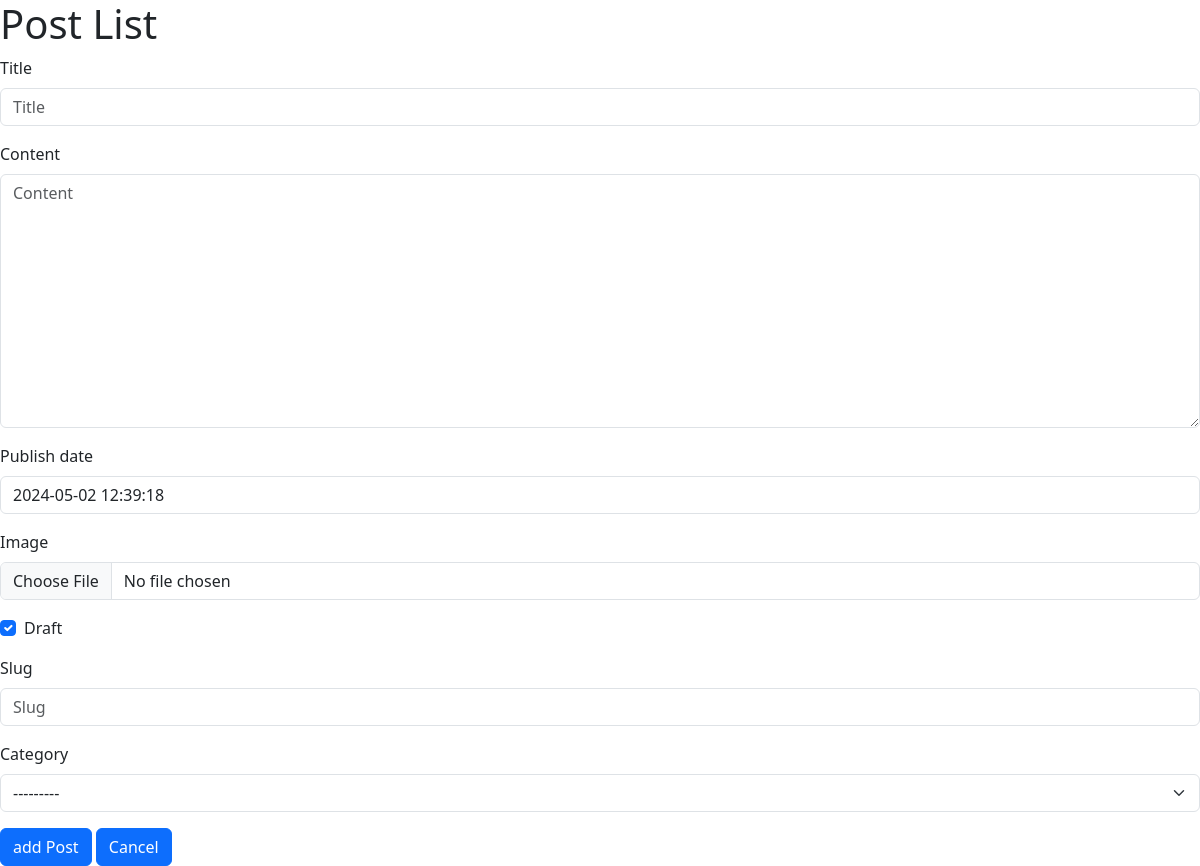
The page /blog/ on the database as committed earlier.
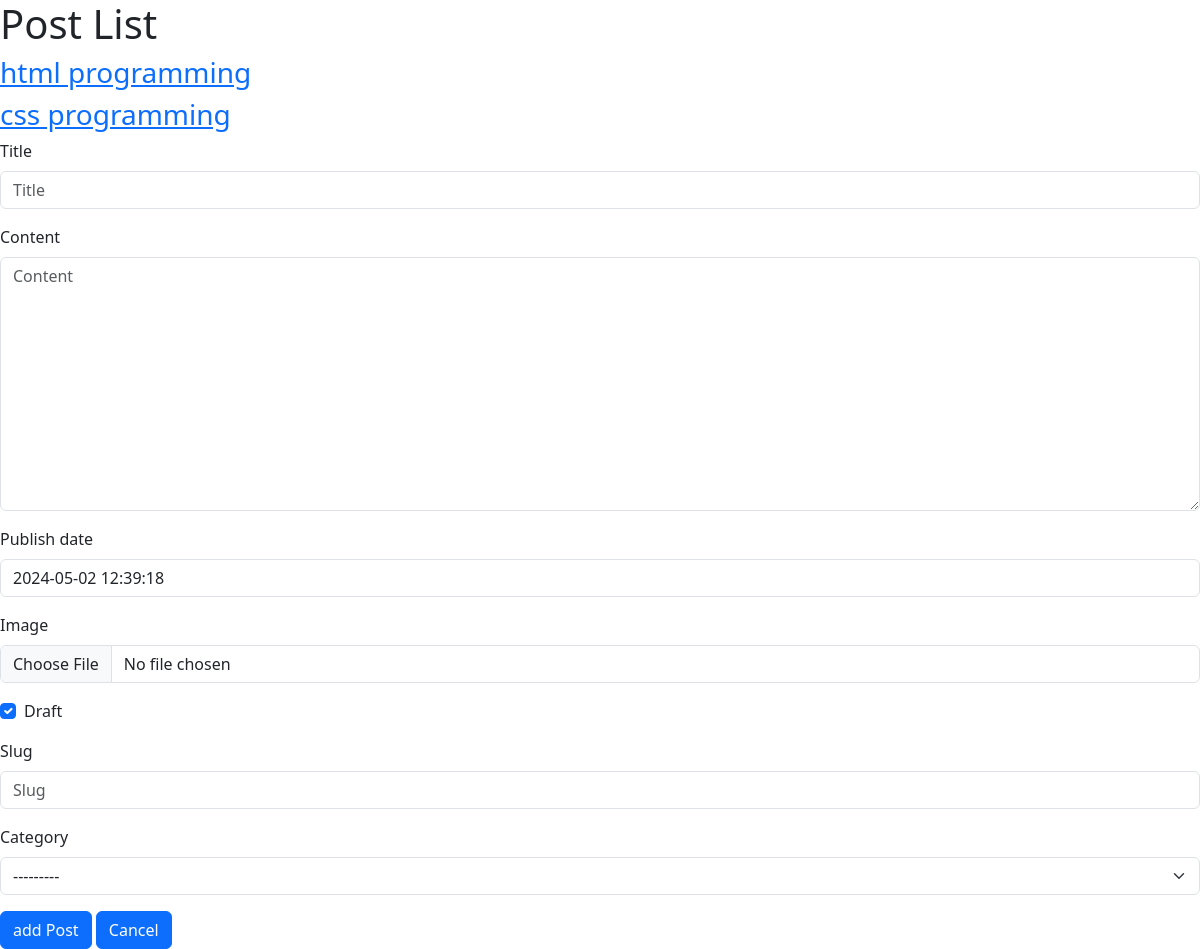
The same page on the database as committed later.
### blog/models.py (models this page shows, shortened)
class Post(models.Model):
    user=models.ForeignKey(User,related_name='post_user',on_delete=models.SET_NULL,null=True,blank=True)
    title=models.CharField(max_length=120,verbose_name=_('title'))
    content=models.TextField(max_length=2000)
    publish_date=models.DateTimeField(default=timezone.now)
    image=models.ImageField(upload_to='photo_post')
    tags = TaggableManager()
    draft=models.BooleanField(default=True)
    slug=models.SlugField(null=True,blank=True)
    category=models.ForeignKey('Category',related_name='post_category',on_delete=models.SET_NULL,null=True,blank=True)
    def __str__(self):
        return self.title

### blog/views.py (the view)
# urls.py: path('',post_list),
def post_list(request):
    posts=Post.objects.all()
    if request.method == 'POST':
        form=PostForm(request.POST,request.FILES)
        if form.is_valid():
            myform=form.save(commit=False)
            myform.user=request.user
            form.save()
            return redirect('/blog/')
    else:
        form=PostForm()
    context={
        'posts':posts,
        'form':form,
    }
    return render(request,'blog/post_list.html',context)

### blog/forms.py
class PostForm(forms.ModelForm):
    class Meta:
        model=Post
        exclude=('user',)

### blog/models.py (called while the page is built)
    def __str__(self):
        return self.name

### blog/templates/blog/post_list.html (shortened to what this page needs)
{% load django_bootstrap5 %}
<!doctype html>
<html lang="en">
  <head>
    <link href="https://cdn.jsdelivr.net/npm/bootstrap@5.3.3/dist/css/bootstrap.min.css" rel="stylesheet">
  </head>
  <body>
    <h1>Post  List </h1>
    {% for post in posts %}
    <h3>
        <a href="/blog/{{post.slug}}">{{post}}</a>
    </h3>
    {% endfor %}
    <form action="" method="post" enctype="multipart/form-data">
      {% bootstrap_form form %}
      {% bootstrap_button button_type="submit" content=" add Post" %}
      {% bootstrap_button button_type="reset" content="Cancel" %}
    </form>
  </body>
</html>

Rows that differ between the two databases and show on the page:
added Post: title "html programming"
added Post: title "css programming"
